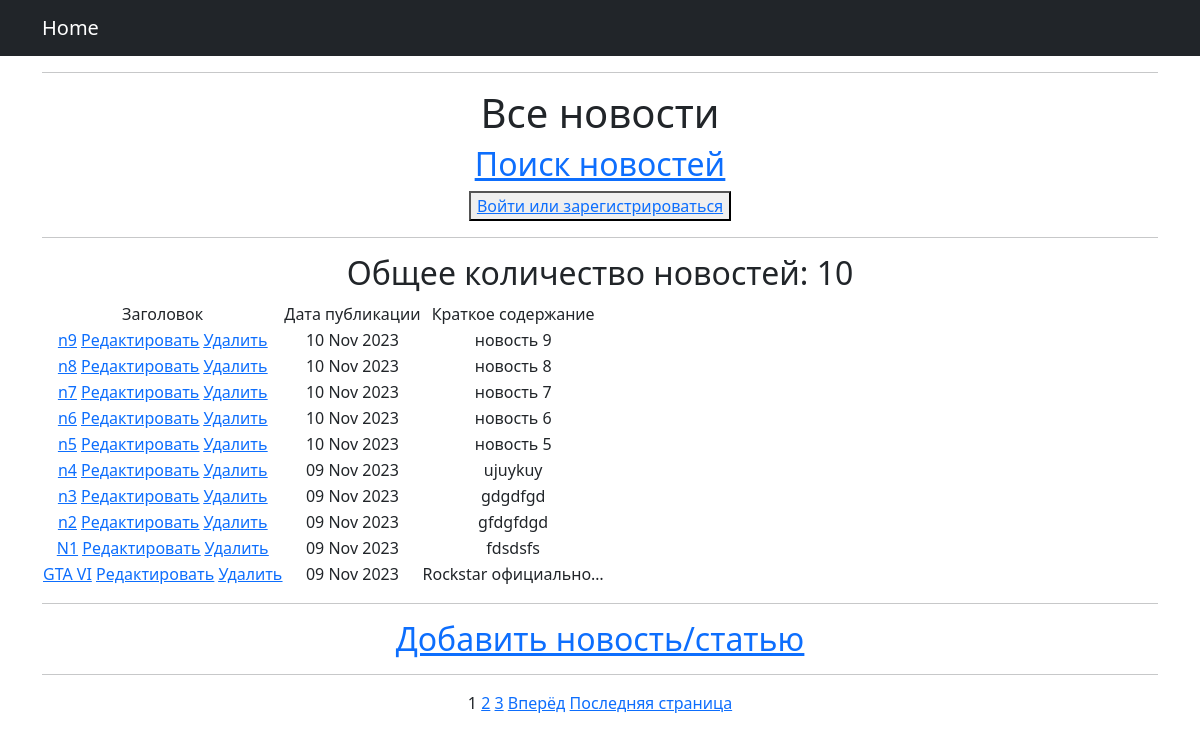
The page / on the database its author committed.
### news_p/models.py (models this page shows, shortened)
class Post(models.Model):
    news = 'NW'
    article = "AR"
    POST_TYPE = [(news, 'Новость'), (article, 'Статья'),]
    type = models.CharField(max_length=2, choices=POST_TYPE, default=news)
    date = models.DateTimeField(auto_now_add=True)
    title = models.CharField(max_length=255)
    text = models.TextField()
    rating = models.IntegerField(default=0)
    author = models.ForeignKey(Author, on_delete=models.CASCADE)
    category = models.ManyToManyField(Category, through='PostCategory')

### news_p/views.py (the view)
# urls.py: path('', PostList.as_view()),
class PostList(ListView):
    model = Post
    ordering = '-date'
    template_name = 'all_news.html'
    context_object_name = 'posts'
    paginate_by = 10
    def get_queryset(self):
        queryset = super().get_queryset()
        self.filterset = PostFilter(self.request.GET, queryset)
        return self.filterset.qs
    def get_context_data(self, **kwargs):
        context = super().get_context_data(**kwargs)
        context['filter'] = self.filterset
        return context

### news_p/templatetags/custom_filters.py (called while the page is built)
@register.filter()
def censor(value):
    if type(value) != str:
        raise TypeError('Необходимо передать строку!')
    else:
        for word in value.split():
            if word.lower() in CENS_LIST:
                cens_word = word[0] + ((len(word) - 1) * '*')
                value = value.replace(word, cens_word)
    return value

### news_p/templatetags/custom_tags.py (called while the page is built)
@register.simple_tag(takes_context=True)
def url_replace(context, **kwargs):
   d = context['request'].GET.copy()
   for k, v in kwargs.items():
       d[k] = v
   return d.urlencode()

### templates/all_news.html (shortened to what this page needs)
{% extends 'flatpages/default.html' %}
{% load custom_filters %}
{% load custom_tags %}
{% block title %}
<hr>
<h1>Все новости</h1>
<a href="{% url 'search' %}"><u><h2>Поиск новостей</h2></u></a>
    {% if request.user.username %}
        <h2>{{ request.user.username }}</h2>
        <button><a href="{% url 'profile' %}">В личный кабинет</a></button>
    {% else %}
        <button><a href="{% url 'profile' %}">Войти или зарегистрироваться</a></button>
    {% endif %}
<hr>
{% endblock title %}
{% block content %}
<h2>Общее количество новостей: {{ posts|length }}</h2>
<table>
    <thead>
        <td> Заголовок </td>
        <td> Дата публикации </td>
        <td> Краткое содержание </td>
    </thead>
    {% for post in posts %}
        <tr>
            <td>
                <a href="{% url 'news_detail' post.id %}">{{ post.title|censor }}</a>
                <a href="{% url 'news_edit' post.id %}"><u>Редактировать</u></a>
                <a href="{% url 'news_delete' post.id %}"><u>Удалить</u></a>
            </td>
            <td>{{ post.date|date:'d M Y' }}</td>
            <td>{{ post.text|truncatechars:20|censor }}</td>
        </tr>
    {% endfor %}
</table>
<hr>
<a href="{% url 'news_add' %}"><h2>Добавить новость/статью</h2></a>
<hr>
{% if is_paginated %}
    {% for num in page_obj.paginator.page_range %}
        {% if page_obj.number == num %}
            <a>{{ num }}</a>
        {% elif num > page_obj.number|add:'-3' and num < page_obj.number|add:'3' %}            <a href="?{% url_replace page=num %}">{{ num }}</a>
        {% endif %}
    {% endfor %}
    {% if page_obj.has_next %}
        <a href="?{% url_replace page=page_obj.next_page_number %}">Вперёд</a>
        <a href="?{% url_replace page=page_obj.paginator.num_pages %}">Последняя страница</a>
    {% endif %}
{% endif %}
{% endblock content %}

### rows shown on the page
Post: title|censor "n9", date "10 Nov 2023", text|censor "новость 9"
Post: title|censor "n8", date "10 Nov 2023", text|censor "новость 8"
Post: title|censor "n7", date "10 Nov 2023", text|censor "новость 7"
Post: title|censor "n6", date "10 Nov 2023", text|censor "новость 6"
Post: title|censor "n5", date "10 Nov 2023", text|censor "новость 5"
Post: title|censor "n4", date "09 Nov 2023", text|censor "ujuykuy"
Post: title|censor "n3", date "09 Nov 2023", text|censor "gdgdfgd"
Post: title|censor "n2", date "09 Nov 2023", text|censor "gfdgfdgd"
Post: title|censor "N1", date "09 Nov 2023", text|censor "fdsdsfs"
Post: title|censor "GTA VI", date "09 Nov 2023", text|censor "Rockstar официально…"

### other values the page prints
{{ posts|length }} "10"
{{ num }} "1"
{{ num }} "2" "3"
